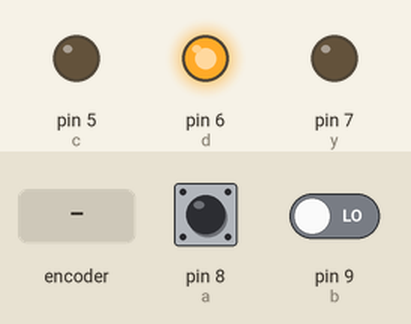
Simulated run of this sketch. Board: Arduino Uno, built with avr-gcc and run on an emulated ATmega328P. Parts: output pins drawn as LEDs (lit = HIGH). Dashed ring = blinking. The test bench sets the inputs (shaded band); at power-on: pin 8 (a) HIGH, pin 9 (b) LOW.

Above: at 1.2 s.
1.3 s: rotary encoder on pin 8 (a) / pin 9 (b) turned 3 steps (first pin leading)
At 1.73 s:
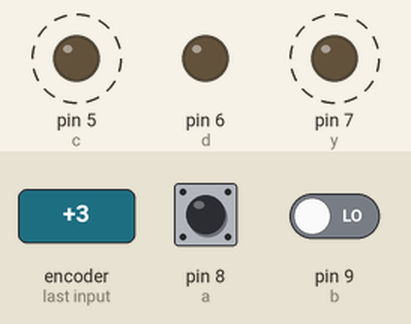
At 2.1 s:
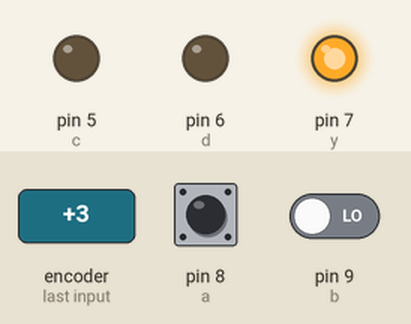
3.4 s: rotary encoder on pin 8 (a) / pin 9 (b) turned 1 step (first pin leading)
At 4.6 s:
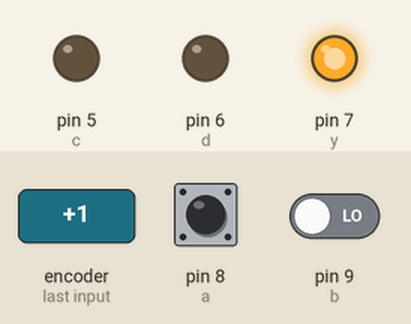
Timing chart, 0 to 6.4 s (numbered marks = the images above; inputs shaded):
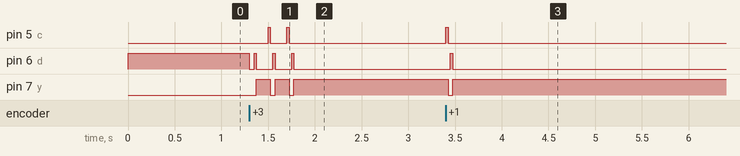

Measured:
- after the input at 1.3 s, pin 5 (c): alternates HIGH for 0.02 s and LOW for 0.18 s, 4 changes in all, then stays LOW, starting after 0.20 s; pin 6 (d): HIGH → LOW at once, then repeats every 0.20 s: HIGH 0.03 s, LOW 0.17 s, until it stays LOW from 1.8 s
- after the input at 3.4 s, pin 5 (c): LOW → HIGH at once, → LOW 0.02 s later; pin 6 (d): LOW → HIGH after 0.05 s, → LOW 0.03 s later; pin 7 (y): HIGH → LOW at once, → HIGH 0.05 s later

The sketch:

parte3.ino
```cpp
const int c = 5;
const int d = 6;
const int y = 7;
const int a = 8;
const int b = 9;

void setup() {
  // put your setup code here, to run once:
  pinMode(c, OUTPUT);
  pinMode(d, OUTPUT);
  pinMode(y, OUTPUT);
  pinMode(a, INPUT);
  pinMode(b, INPUT);
}

void loop() {
  // put your main code here, to run repeatedly:
  if((digitalRead(a) == LOW) and (digitalRead(b) == HIGH)){
    digitalWrite(c, HIGH);
  }
  else{
    digitalWrite(c, LOW);
  }
  if((digitalRead(a) == HIGH) and (digitalRead(b) == LOW)){
    digitalWrite(d, HIGH);
  }
  else{
    digitalWrite(d, LOW);
  }
  if((digitalRead(c) == HIGH) or (digitalRead(b) == HIGH)){
    digitalWrite(y, HIGH);
  }
  else{
    digitalWrite(y, LOW);
  }

}
```
